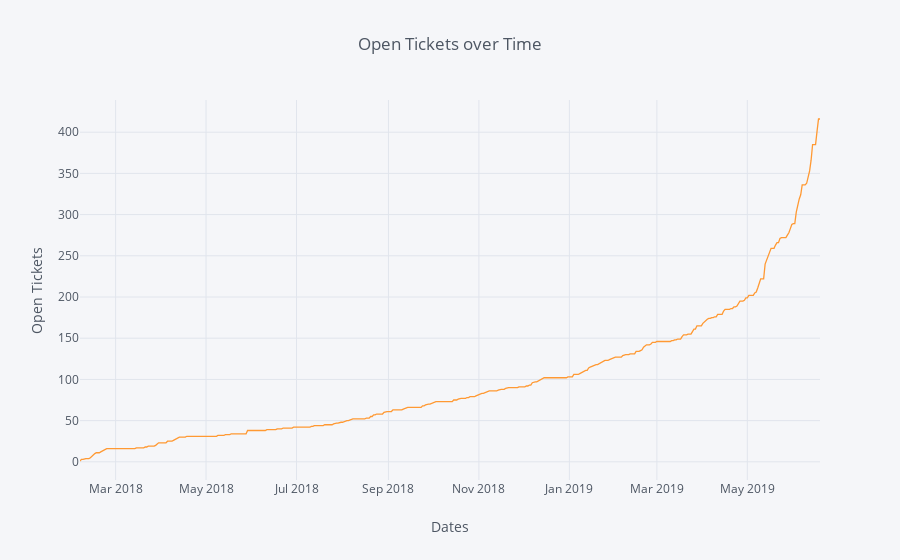

The code cell stored with this chart in its notebook:
### Markdown cell above
## Sort and then chart the results

### Code cell
datecounts = datecollection.value_counts(sort=False).sort_index()

figure = datecounts.iplot(asFigure=True,
                kind='scatter',xTitle='Dates',yTitle='Open Tickets',title='Open Tickets over Time')
iplot(figure)

### Figure 1 — Plotly figure (JSON) as saved in the notebook; plotly's stock layout.template omitted (floating-point values rounded to 4 significant figures; data arrays with more than 128 entries replaced by an {"elided": "..."} marker saying what was removed)
{"data": [{"line": {"color": "rgba(255, 153, 51, 1.0)", "dash": "solid", "shape": "linear", "width": 1.3}, "mode": "lines", "name": "None", "text": "", "type": "scatter", "uid": "984ef4f5-046b-4187-9d11-1fb82598f2aa", "x": {"elided": "500 str values"}, "y": {"elided": "500 int values"}}], "layout": {"legend": {"bgcolor": "#F5F6F9", "font": {"color": "#4D5663"}}, "paper_bgcolor": "#F5F6F9", "plot_bgcolor": "#F5F6F9", "title": {"font": {"color": "#4D5663"}, "text": "Open Tickets over Time"}, "xaxis": {"gridcolor": "#E1E5ED", "showgrid": true, "tickfont": {"color": "#4D5663"}, "title": {"font": {"color": "#4D5663"}, "text": "Dates"}, "zerolinecolor": "#E1E5ED"}, "yaxis": {"gridcolor": "#E1E5ED", "showgrid": true, "tickfont": {"color": "#4D5663"}, "title": {"font": {"color": "#4D5663"}, "text": "Open Tickets"}, "zerolinecolor": "#E1E5ED"}}}
